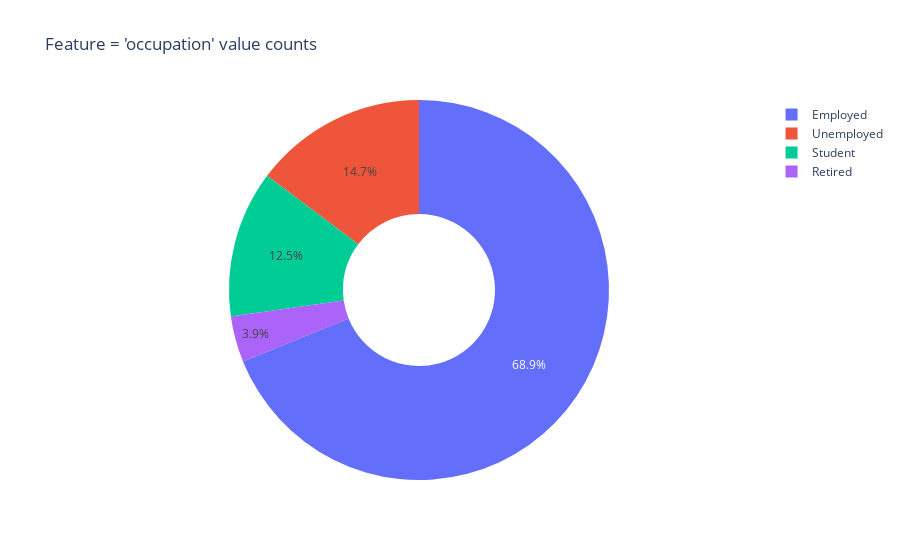

This figure's notebook cell:
### Code cell
data['occupation'] = data['occupation'].apply(lambda x: x if x in ['Unemployed', 'Student', 'Retired'] else 'Employed')

value_count('occupation', 'occupation_modified')

### Figure 1 — Plotly figure (JSON) as saved in the notebook; plotly's stock layout.template omitted (floating-point values rounded to 4 significant figures)
{"data": [{"domain": {"x": [0, 1], "y": [0, 1]}, "hole": 0.4, "hovertemplate": "occupation=%{label}<br>count=%{value}<extra></extra>", "labels": ["Employed", "Unemployed", "Student", "Retired"], "legendgroup": "", "name": "", "showlegend": true, "type": "pie", "values": [8735, 1870, 1584, 495]}], "layout": {"legend": {"tracegroupgap": 0}, "title": {"text": "Feature = 'occupation' value counts"}}}
